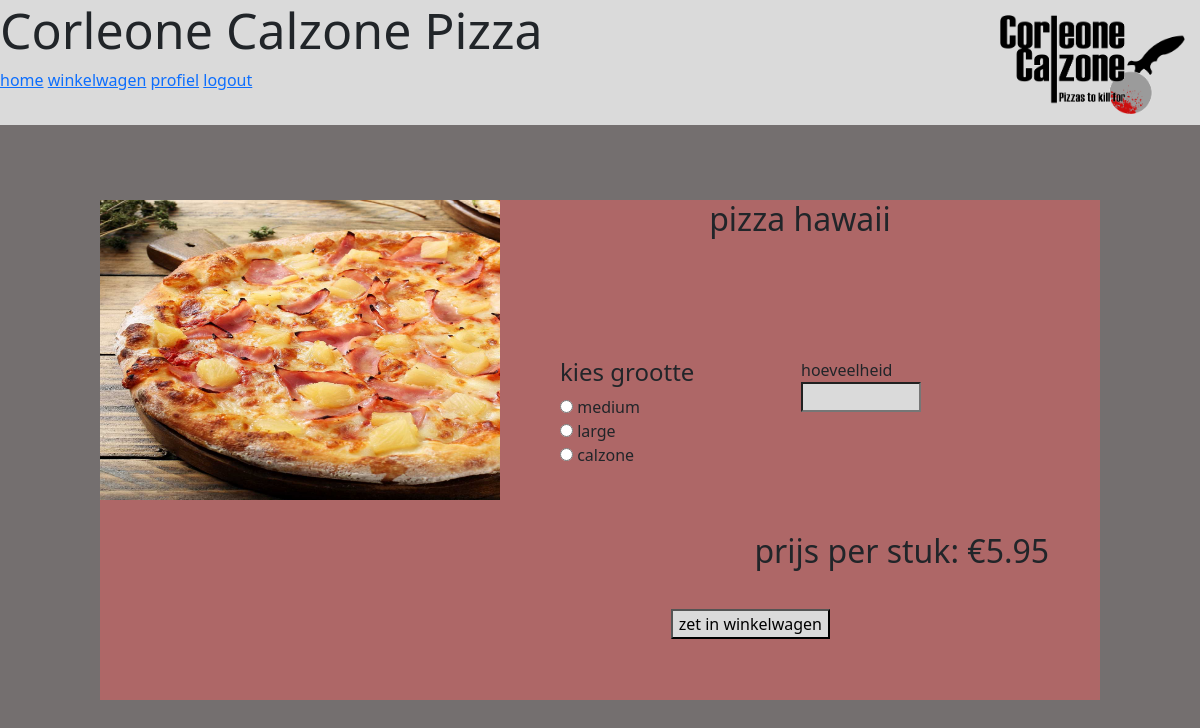
Screenshot of /code/html/product.php?product_id=1 (signed in) with the database file from the repository.
### tables this page shows
CREATE TABLE `products` (
  `product_id` bigint(20) NOT NULL,
  `description` text DEFAULT NULL,
  `product_name` varchar(50) DEFAULT NULL,
  `product_image` varchar(255) DEFAULT NULL,
  `size` varchar(7) DEFAULT NULL,
  `price` decimal(10,2) DEFAULT NULL
);

### code/php/databaseFunctions.php (the view, shortened to what this page needs)
<?php
function pdoObject($dbname) {
    $servername = "localhost";
    $user = "root";
    $pass = "";
    try {
        $conn = new PDO("mysql:host=$servername;dbname=$dbname", $user, $pass);
        $conn->setAttribute(PDO::ATTR_ERRMODE, PDO::ERRMODE_EXCEPTION);
    } catch(PDOException $e) {
        echo $sql . "<br>" . $e->getMessage();
    }
    return($conn);
}
            ?>
            <?php
function getProductId($product_id) {
    $pdo = pdoObject("corcalzpizza");
    $sql = "SELECT * FROM products WHERE product_id= :product_id";
    $stmt = $pdo->prepare($sql);
    $stmt->bindParam(':product_id', $product_id);
    $stmt->execute();
    return $stmt;
}
function showProduct() {
    $productData = $_GET['product_id'];
    $dataFile = getProductId($productData);
    foreach($dataFile as $product) {
        $product_price = $product['price'];
        ?>
        <section id="buyProductImage">
            <img src="../images/<?=$product['product_image']?>" class="buyProductImage">
        </section>
        <section class="buyProductInfo">
            <h2 class="buyPizzaName">pizza <?=$product['product_name']?></h2>
                <form action="home.php" method="post">
                    <section id="chooseSize">
                        <h4>kies grootte</h4>
                        <input type="radio" name="size" id="medium" value="medium">
                        <label for="medium">medium</label><br>
                        <input type="radio" name="size" id="large" value="large">
                        <label for="large">large</label><br>
                        <input type="radio" name="size" id="calzone" value="calzone">
                        <label for="calzone">calzone</label>
                    </section>
                    <section id="amount">
                        <label for="amount">hoeveelheid</label><br>
                        <input type="number" id="amountInputField" name="amount" class="inputField" oninput="getValue()">
                    </section>
                    <h2 class="totaal" id="totaalText">prijs per stuk: €<?=$product_price?></h2>
                    <input type="submit" name="setInCart" value="zet in winkelwagen" id="submitButton">
                </form>
        </section>
        <?php
    }
}
?>

### code/css/style.css (style rules this page uses)
html { background-color: #746F6F; height: auto; }
body { background-color: #746F6F; z-index: -2; }

### code/css/styleRoan.css (style rules this page uses)
#buyProductImage { width: 40%; height: 300px; }
.buyProductImage { width: 100%; height: 100%; }
.buyProductInfo { width: 60%; }
.buyPizzaName { text-align: center; margin-bottom: 20%; }
#chooseSize { float: left; margin-left: 10%; }
#amount { float: right; margin-right: 10%; }
.inputField { background-color: #DADADA; width: 50%; }
.totaal { float: left; margin-left: 10%; margin-top: 20%; }
#submitButton { float: right; margin-right: 45%; margin-top: 5%; background-color: #DADADA; }

### rows the page displays
products: product_image (picture), product_name "hawaii", price "5.95"
